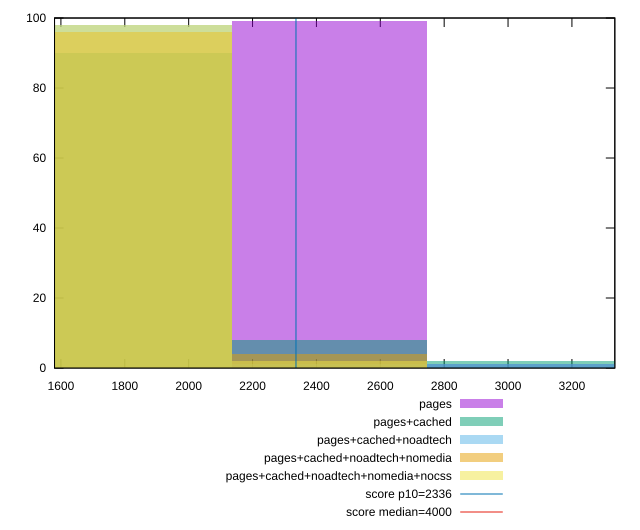

The gnuplot source for this figure:
reset

$pages <<EOF
3051.3268216025963 1
2441.061457282077 99
EOF

$pagesCached <<EOF
3051.3268216025963 2
2441.061457282077 8
1830.7960929615576 90
EOF

$pagesCachedNoadtech <<EOF
3051.3268216025963 1
1830.7960929615576 98
2441.061457282077 1
EOF

$pagesCachedNoadtechNomedia <<EOF
2441.061457282077 4
1830.7960929615576 96
EOF

$pagesCachedNoadtechNomediaNocss <<EOF
2441.061457282077 2
1830.7960929615576 98
EOF

set key outside below
set boxwidth 610.2653643205192
set xrange [1580.0095:3334.327]
set yrange [0:100]
set trange [0:100]
set style fill transparent solid 0.5 noborder

set parametric
set terminal svg size 640, 530 enhanced background rgb 'white'
set output "report_00019_2021-02-10T18-14-37.922Z//first-contentful-paint/comparison/histogram/all_raw.svg"

plot $pages title "pages" with boxes, \
     $pagesCached title "pages+cached" with boxes, \
     $pagesCachedNoadtech title "pages+cached+noadtech" with boxes, \
     $pagesCachedNoadtechNomedia title "pages+cached+noadtech+nomedia" with boxes, \
     $pagesCachedNoadtechNomediaNocss title "pages+cached+noadtech+nomedia+nocss" with boxes, \
     2336,t title "score p10=2336", \
     4000,t title "score median=4000"

reset
